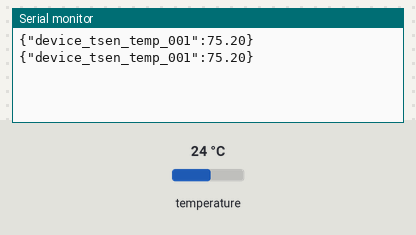
This sketch was run on a simulated Arduino Leonardo, built with avr-gcc and run on an emulated ATmega32U4. On the bench: the last lines printed to the serial monitor. The test bench sets the inputs (shaded band); at power-on: temperature 24 °C.

Above: at 3.3 s.
3.4 s: temperature set to 12 °C
At 4.9 s:
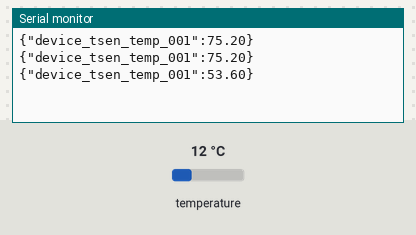
5.9 s: temperature set to 19 °C
At 7.4 s:
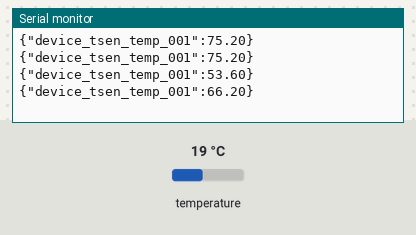
Timing chart, 0 to 8.9 s (numbered marks = the images above; inputs shaded):
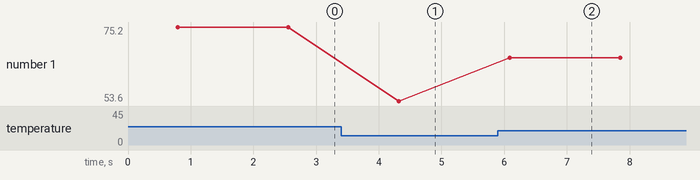

Measured:
- after the input at 3.4 s, the serial monitor: prints a new line after 0.92 s (image 1)
- after the input at 5.9 s, the serial monitor: prints a new line after 0.19 s (image 2)
- plotted number 1: 75.2 → 53.6 after the input at 3.4 s, 53.6 → 66.2 after the input at 5.9 s

The sketch:

temp_ds18b20.ino
```cpp
/*
 COSMOS Tutorial: Reading Data from Arduino

 Prints out test data

 */
 //include sensor libraries
#include <OneWire.h>
#include <DallasTemperature.h>
/********************************************************************/
// Data wire is plugged into pin 2 on the Arduino
#define ONE_WIRE_BUS 2
/********************************************************************/
// Setup a oneWire instance to communicate with any OneWire devices
// (not just Maxim/Dallas temperature ICs)
OneWire oneWire(ONE_WIRE_BUS);
/********************************************************************/
// Pass our oneWire reference to Dallas Temperature.
DallasTemperature sensors(&oneWire);
/********************************************************************/

void setup() {
 //Initialize serial and wait for port to open:
  Serial.begin(9600);
  while (!Serial) {
    ; // wait for serial port to connect. Needed for Leonardo only
  }
  // Start up the library
  sensors.begin();

}


void loop() {
 // call sensors.requestTemperatures() to issue a global temperature
 // request to all devices on the bus
/********************************************************************/
 sensors.requestTemperatures(); // Send the command to get temperature readings
/********************************************************************/
  float temp = sensors.getTempFByIndex(0);
   // You can have more than one DS18B20 on the same bus.
   // 0 refers to the first IC on the wire
  String cosmos_value =  "{\"device_tsen_temp_001\":"
                + String(temp)
                + "}";
//String cosmos_value =String(temp) ;
  Serial.println(cosmos_value);
   delay(1000);

}
```
